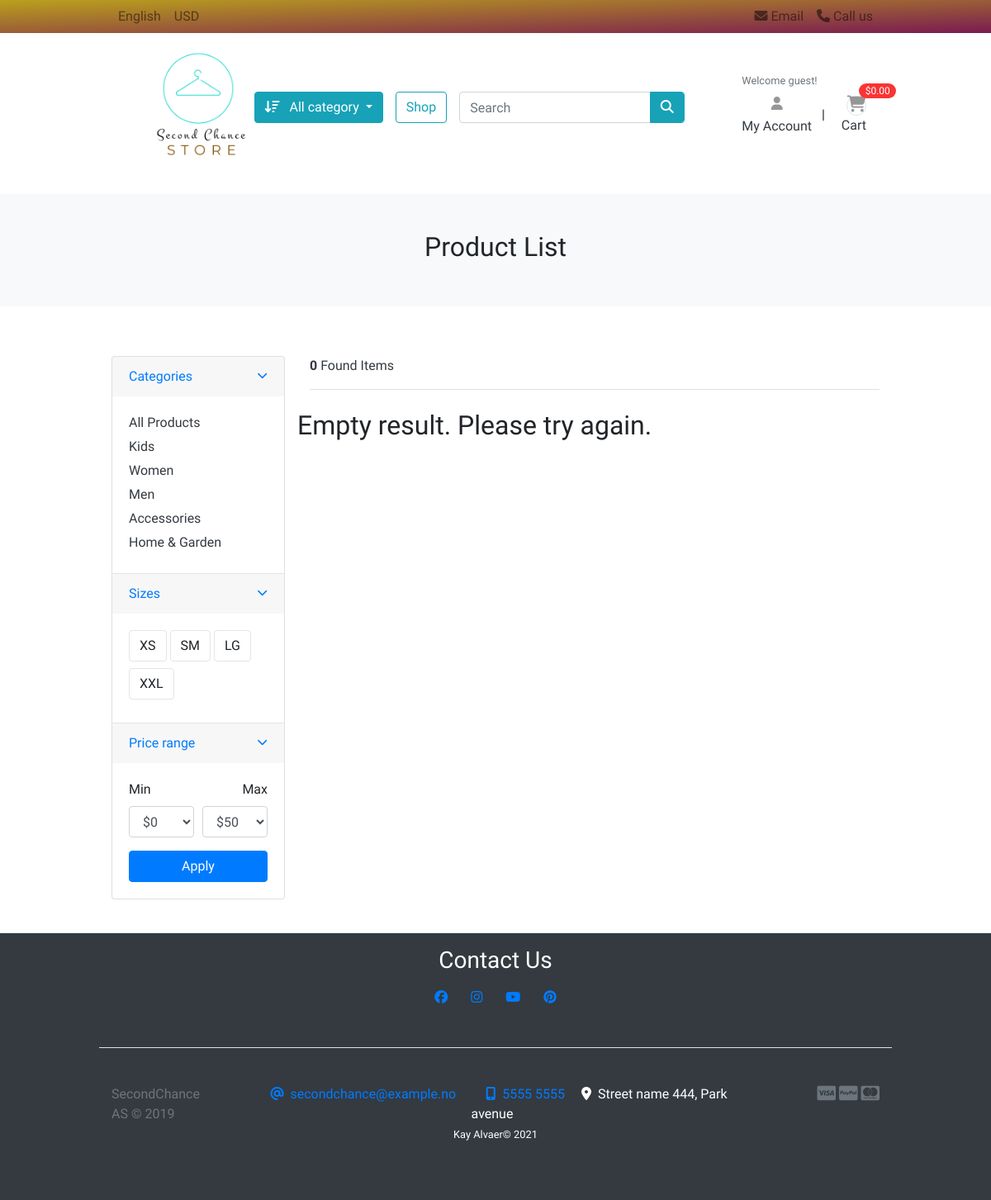
Before: /stock/kids/ with the older database file.
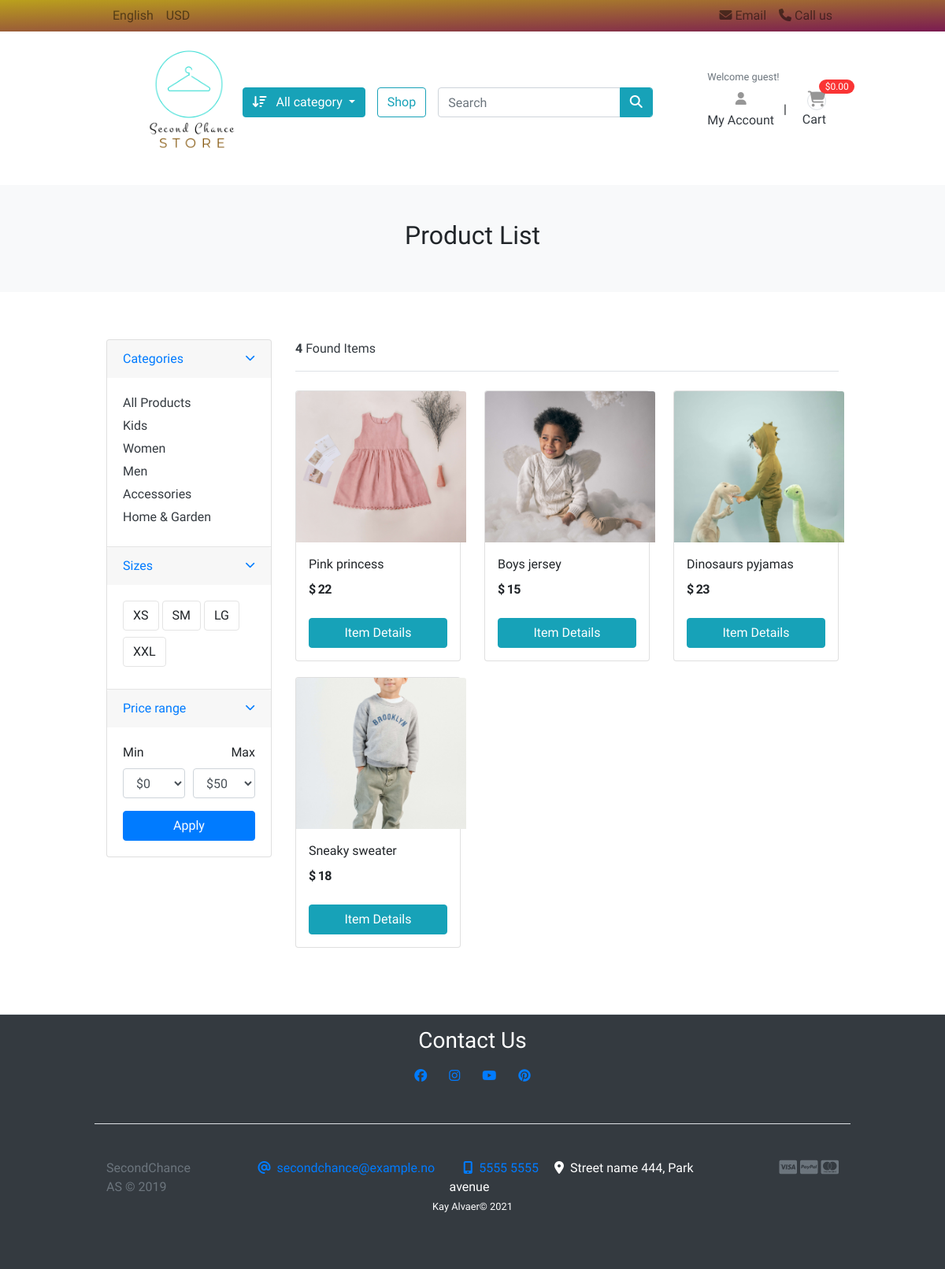
After: the same page with the newer database file.
### category/models.py (models this page shows, shortened)
class Category(models.Model):
    category_name = models.CharField(max_length=50, unique=True)
    slug = models.SlugField(max_length=100, unique=True)
    description = models.TextField(max_length=255, blank=True)
    image_url = models.URLField(
        max_length=2000, null=True, blank=True)
    image = models.ImageField(upload_to='photos/categories', null=True, blank=True)
    class Meta:
        verbose_name = 'category'
        verbose_name_plural = 'categories'
    def get_urlcategory(self):
        return reverse('products_in_category', args=[self.slug])

### stock/models.py (models this page shows, shortened)
class Product(models.Model):
    product_name    = models.CharField(max_length=200, unique=True)
    slug            = models.SlugField(max_length=200, unique=True)
    description     = models.TextField(max_length=500, blank=True)
    price           = models.IntegerField()
    images          = models.ImageField(upload_to='photos/products')
    stock           = models.IntegerField()
    is_available    = models.BooleanField(default=True)
    category        = models.ForeignKey(Category, on_delete=models.CASCADE)
    created_date    = models.DateTimeField(auto_now_add=True)
    modified_date   = models.DateTimeField(auto_now=True)
    def get_url(self):
        return reverse('product_info', args=[self.category.slug, self.slug])

### stock/views.py (the view)
# urls.py: path('stock/', include('stock.urls')),
def stock(request, category_slug=None):
    categories = None
    products = None
    if category_slug != None:
        categories = get_object_or_404(Category, slug=category_slug)
        products = Product.objects.filter(category=categories, is_available=True)
        product_count = products.count()
    else:
        products = Product.objects.all().filter(is_available=True)
        product_count = products.count()
    context = {
        'products': products,
        'product_count' : product_count,
    }
    return render(request, 'stock/stock.html', context)

### templates/stock/stock.html (shortened to what this page needs)
{% extends 'base.html' %}
{% load static %}
{% block content %}
<section class="section-heading bg text-center">
    <div class="container">
        {% if 'search' in request.path %}
            <h2 class="title-page">Search Items</h2>
        {% else %}
            <h2 class="title-page">Product List</h2>
        {% endif %}
    </div>
</section>
<section class="section-info padding-y">
    <div class="container">
    <div class="row">
        <aside class="col-md-3">
            <div class="card">
                <article class="filter-group">
                    <header class="card-header">
                        <a href="#" data-toggle="collapse" data-target="#collapse_1" aria-expanded="true" class="">
                            <i class="icon-control fa fa-chevron-down"></i>
                            <h6 class="title">Categories</h6>
                        </a>
                    </header>
                    <div class="filter-content collapse show" id="collapse_1" style="">
                        <div class="card-body">
                            <ul class="list-menu">
                                <li><a href="{% url 'stock' %}">All Products</a></li>
                                {% for category in links %}
                                <li><a href="{{ category.get_urlcategory }}">{{ category.category_name }}</a></li>
                                {% endfor %}
                            </ul>
                        </div>
                    </div>
                </article>
                <article class="filter-group">
                    <header class="card-header">
                        <a href="#" data-toggle="collapse" data-target="#collapse_4" aria-expanded="true" class="">
                            <i class="icon-control fa fa-chevron-down"></i>
                            <h6 class="title">Sizes </h6>
                        </a>
                    </header>
                    <div class="filter-content collapse show" id="collapse_4" style="">
                        <div class="card-body">
                          <label class="checkbox-btn">
                            <span class="btn btn-light"> XS </span>
                          </label>
                          <label class="checkbox-btn">
                            <span class="btn btn-light"> SM </span>
                          </label>
                          <label class="checkbox-btn">
                            <span class="btn btn-light"> LG </span>
                          </label>
                          <label class="checkbox-btn">
                            <span class="btn btn-light"> XXL </span>
                          </label>
                    </div>
                    </div>
                </article>
                <article class="filter-group">
                    <header class="card-header">
                        <a href="#" data-toggle="collapse" data-target="#collapse_3" aria-expanded="true" class="">
                            <i class="icon-control fa fa-chevron-down"></i>
                            <h6 class="title">Price range </h6>
                        </a>
                    </header>
                    <div class="filter-content collapse show" id="collapse_3" style="">
                        <div class="card-body">
                            <div class="form-row">
                            <div class="form-group col-md-6">
                              <label>Min</label>
                                  <select class="mr-2 form-control">
                                    <option value="0">$0</option>
                                </select>
                            </div>
                            <div class="form-group text-right col-md-6">
                              <label>Max</label>
                                  <select class="mr-2 form-control">
                                    <option value="50">$50</option>
                                </select>
                            </div>
                            </div>
                            <button class="btn btn-block btn-primary">Apply</button>
                        </div>
                    </div>
                </article>
            </div>
        </aside>
<main class="col-md-9">
    <header class="border-bottom mb-4 pb-3">
            <div class="form-inline">
                <span class="mr-md-auto text-dark"><b>{{ product_count }}</b> Found Items</span>
            </div>
    </header>
    <div class="row">
        {% if products %}
        {% for product in products %}
        <div class="col-md-4">
            <figure class="card card-item-grid">
                <div class="img-wrap">
                    <a href="{{ product.get_url }}"><img src="{{ product.images.url }}"></a>
                </div>
                <figcaption class="info-wrap m-3">
                    <div class="adjust-height">
                        <a href="{{ product.get_url }}" class="title">{{ product.product_name }}</a>
                        <div class="cost-wrap mt-2">
                            <span class="cost">$ {{ product.price }}</span>
                        </div>
                    </div>
                    <a href="{{ product.get_url }}" class="btn btn-block btn-info">Item Details </a>
                </figcaption>
            </figure>
        </div>
        {% endfor %}
        {% else %}
        <div>
            <h2>Empty result. Please try again.</h2>
        </div>
        {% endif %}
    </div>
        </main>
    </div>
    </div>
    </section>
    {% endblock %}

### templates/base.html (shortened to what this page needs)
{% load static %}
<!doctype html>
<html lang="en">
<head>
    {% block custom-css %}
    <link rel="stylesheet" href="https://cdn.jsdelivr.net/npm/bootstrap@4.6.0/dist/css/bootstrap.min.css">
    <link href="{% static 'css/ui.css' %}" rel="stylesheet" type="text/css" />
    <link href="{% static 'css/responsive.css' %}" rel="stylesheet" media="only screen and (max-width: 1200px)" /> {% endblock %} {% block extra_css %}
    <link href="https://cdnjs.cloudflare.com/ajax/libs/font-awesome/5.15.1/css/all.min.css" rel="stylesheet" />
    <link href="https://cdnjs.cloudflare.com/ajax/libs/animate.css/3.7.0/animate.min.css" rel="stylesheet"> {% endblock %}
</head>
<body>
    {% block site_header %} {% include 'includes/nav.html' %} {% endblock %} {% block content %}{% endblock %}
    {% include 'includes/footer.html' %}
</body>
</html>

### templates/includes/nav.html (shortened to what this page needs)
{% load static %}
<header class="page-header">
    <nav class="text-white navbar p-md-0 navbar-expand-sm navbar-light bg-page-contact text-white">
        <div class="container">
            <div class="collapse navbar-collapse" id="navbarFixed">
                <ul class="navbar-nav mr-auto">
                    <li class="nav-item dropdown">
                        <a href="#" class="nav-link"> English </a>
                    </li>
                    <li class="nav-item dropdown">
                        <a href="#" class="nav-link"> USD </a>
                    </li>
                </ul>
                <ul class="navbar-nav text-white">
                    <li>
                        <a href="#" class="nav-link"> <i class="fa fa-envelope"></i> Email </a>
                    </li>
                    <li>
                        <a href="#" class="nav-link"> <i class="fa fa-phone"></i> Call us </a>
                    </li>
                </ul>
            </div>
        </div>
    </nav>
    <section class="header-content">
        <div class="container">
            <div class="row align-items-center ml-0">
                <div class="col-lg-2 col-md-3 col-6">
                    <a href="/" class="branding-content">
                        <img class="logo" src="{% static './images/logo.png' %}">
                    </a>
                </div>
                <div class="col-lg col-sm col-md col-6 flex-grow-0">
                    <div class="category-container dropdown d-inline-block float-right">
                        <button type="button" class="btn btn-info dropdown-toggle" data-toggle="dropdown">
            <i class="fa fa-sort-amount-down mr-2"></i> All category
          </button>
                    </div>
                </div>
                <a href="{% url 'stock' %}" class="btn btn-outline-info">Shop</a>
                <div class="col-lg  col-md-6 col-sm-12 col">
                    <form method="GET" action="" class="form-inline my-2 my-lg-0 search">
                        <div class="input-group w-100">
                            <input type="text" class="form-control" style="width:60%;" name="q" placeholder="Search" aria-label="Search">
                            <div class="input-group-append">
                                <button class="form-control btn btn-info" type="submit">
                  <i class="fa fa-search"></i>
                </button>
                            </div>
                        </div>
                    </form>
                </div>
                <div class="col-lg-3 col-sm-6 col-8 order-2 order-lg-3">
                    <div class="d-flex justify-content-end mb-3 mb-lg-0">
                        <div class="account-header">
                            <small class="title text-muted">Welcome guest!</small>
                            <div>
                                <ul class="list-inline list-unstyled text-center text-lg-right my-0">
                                    <li class="list-inline-item dropdown">
                                        <a href="./signin.html" class="navlink" id="user-options" data-toggle="dropdown" aria-haspopup="true" aria-expanded="false">
                                            <div class="text-center"><i class="fas fa-user icon"></i></div>
                                            <p class="my-0">My Account</p>
                                        </a>
                                    </li>
                                    <span class="dark-version"> | </span>
                                    <li class="list-inline-item dropdown">
                                        <a href="./cart.html" class="{% if grand_total %}text-info font-weight-bold{% else %}text-black{% endif %} nav-link">
                                            <div class="icon icon-sm rounded-circle border"><i class="fa fa-shopping-cart icon"></i></div>
                                            <span class="signage signage-pill signage-danger notify mb-4">
                          {% if grand_total %}
                              ${{ grand_total|floatformat:2 }}
                          {% else %}
                              $0.00
                          {% endif %}
                        </span>
                                            <p class="my-0">Cart</p>
                                        </a>
                                    </li>
                                </ul>
                            </div>
                        </div>
                    </div>
                </div>
            </div>
        </div>
    </section>
</header>

### templates/includes/footer.html (shortened to what this page needs)
<footer class="footer-info border-top bg-dark text-white pb-4">
	<div class="container">
        <div class="col-sm-12 text-center">
            <h3 class="uppercase mb-3 mt-3">Contact Us</h3>
                <div class="mb-5">
                    <a href="https://www.facebook.com" target="_blank" rel="noopener" class="mr-4"><i class="fab fa-facebook"></i></a>
                    <a href="https://www.instagram.com" target="_blank" rel="noopener" class="mr-4"><i class="fab fa-instagram"></i></a>
                    <a href="https://www.youtube.com" target="_blank" rel="noopener" class="mr-4"><i class="fab fa-youtube"></i></a>
                    <a href="https://www.pinterest.com" target="_blank" rel="noopener"><i class="fab fa-pinterest"></i></a>
                </div>
        </div>
		<section class="bottom-footer border-top row mb-4">
			<div class="col-md-2 mt-4">
				<p class="text-muted">SecondChance AS &copy 2019</p>
			</div>
			<div class="col-md-8 text-md-center mt-4">
				<span  class="px-2"><a href="mailto:decarbonify.com" class="mr-3"><i class="fas fa-at mr-2"></i>secondchance@example.no</a></span>
				<span  class="px-2"><a href="tel:5555555"><i class="fas fa-mobile-alt mr-2"></i>5555 5555</a></span>
				<span  class="px-2"><i class="fas fa-map-marker-alt mr-2"></i>Street name 444, Park avenue</span>
                <div class="row">
                    <div class="col-12 text-center footer-col">
                        <small>Kay Alvaer&copy; 2021</small>
                    </div>
                </div>
			</div>
			<div class="col-md-2 text-md-right text-muted mt-4">
				<i class="fab fa-lg fa-cc-visa"></i>
				<i class="fab fa-lg fa-cc-paypal"></i>
				<i class="fab fa-lg fa-cc-mastercard"></i>
			</div>
		</section>
	</div>
</footer>

Changed rows visible on the page:
added Product: images (picture), product_name "Pink princess", price "22"
added Product: images (picture), product_name "Boys jersey", price "15"
added Product: images (picture), product_name "Dinosaurs pyjamas", price "23"
added Product: images (picture), product_name "Sneaky sweater", price "18"
Other visible differences:
{{ product_count }}: "0" → "4"
text no longer shown: "Empty result. Please try again."
